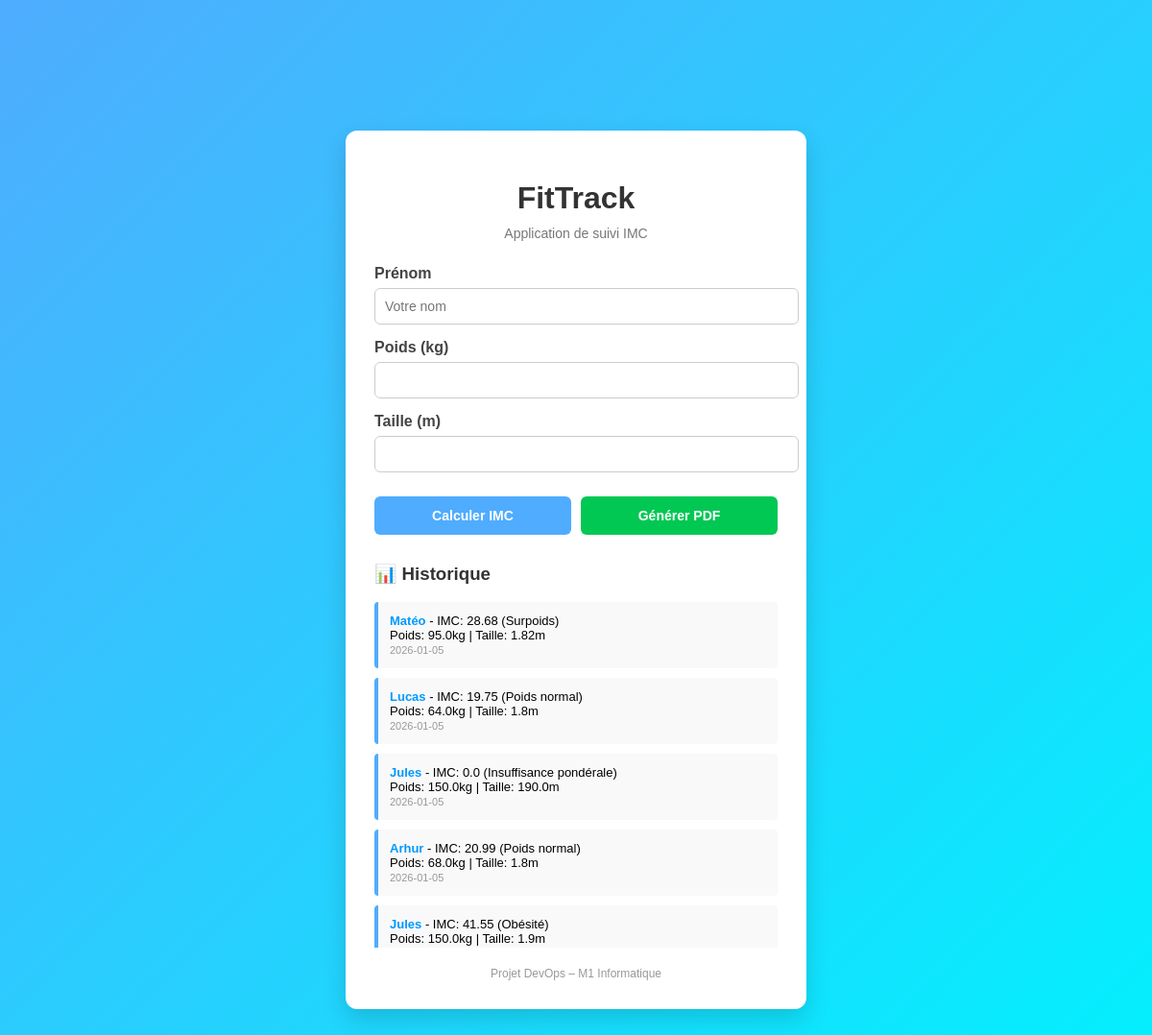
Before: / with the older database file.
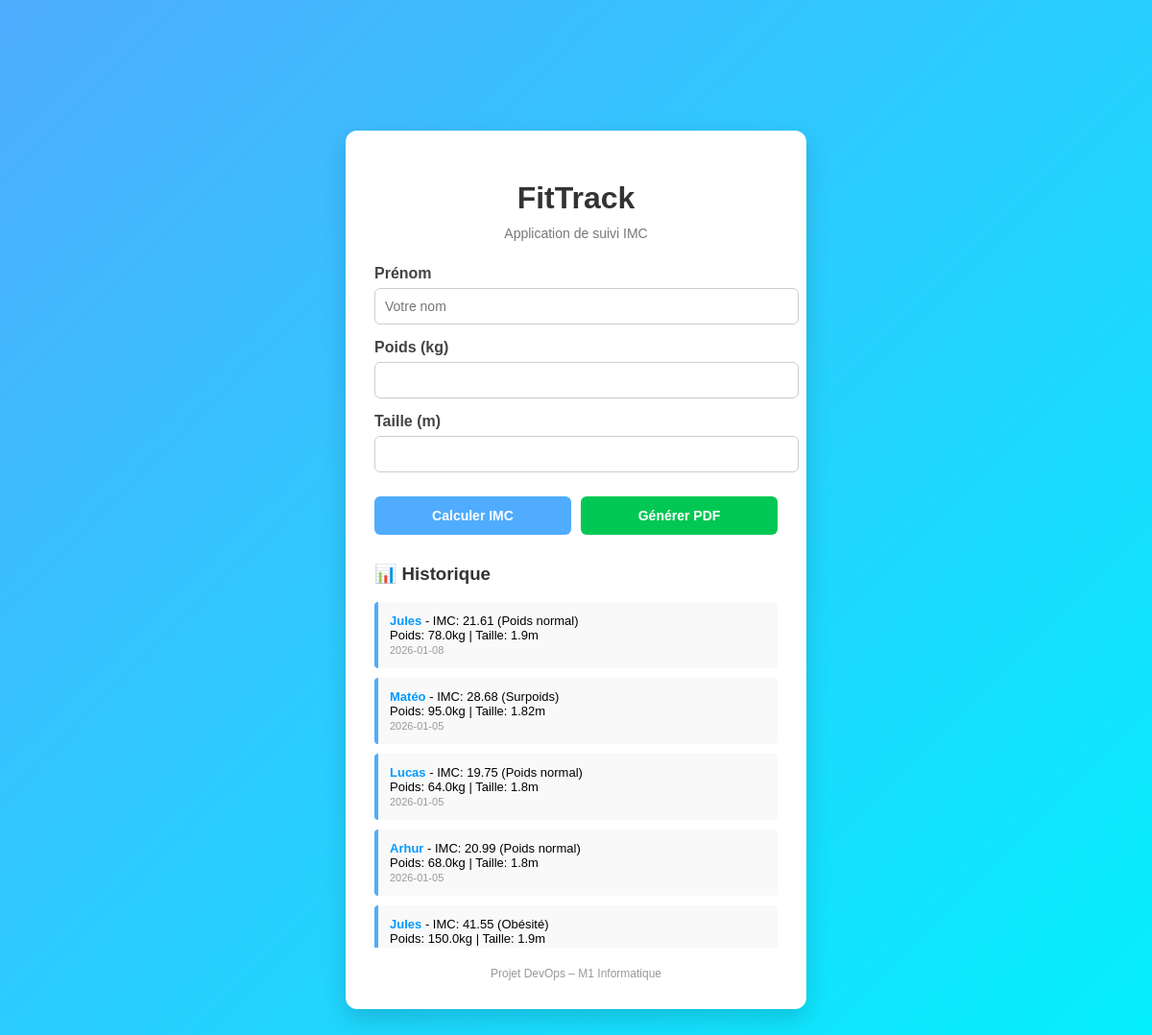
After: the same page with the newer database file.
### tables this page shows
CREATE TABLE weight_logs (
            id INTEGER PRIMARY KEY AUTOINCREMENT,
            nom VARCHAR(100) NOT NULL,
            date DATE NOT NULL,
            poids FLOAT NOT NULL,
            taille FLOAT NOT NULL,
            imc FLOAT NOT NULL,
            categorie_imc VARCHAR(50) NOT NULL
        );

### app/web.py (the view, shortened to what this page needs)
@app.route("/", methods=["GET", "POST"])
def index():
    imc = None
    categorie = None
    entries = get_all_entries()
    return render_template("index.html", imc=imc, categorie=categorie, entries=entries)

### app/database.py (called while the page is built)
def get_connection():
    return sqlite3.connect(str(DB_PATH))

def get_all_entries():
    conn = get_connection()
    cursor = conn.cursor()
    cursor.execute("""
        SELECT id, nom, date, poids, taille, imc, categorie_imc
        FROM weight_logs
        ORDER BY date DESC
    """)
    entries = []
    for row in cursor.fetchall():
        entries.append({
            'id': row[0],
            'nom': row[1],
            'date': row[2],
            'poids': row[3],
            'taille': row[4],
            'imc': row[5],
            'categorie_imc': row[6]
        })
    conn.close()
    return entries

### app/templates/index.html (shortened to what this page needs)
<!DOCTYPE html>
<html lang="fr">
  <head>
  </head>
  <body>
    <div class="card">
      <h1>FitTrack</h1>
      <div class="subtitle">Application de suivi IMC</div>
      <form method="post">
        <label>Prénom</label>
        <input type="text" name="nom" required placeholder="Votre nom" />
        <label>Poids (kg)</label>
        <input type="number" step="0.1" name="poids" required />
        <label>Taille (m)</label>
        <input type="number" step="0.01" name="taille" required />
        <div class="buttons">
          <button class="btn-calc" type="submit">Calculer IMC</button>
          <button class="btn-pdf" type="submit" name="pdf">Générer PDF</button>
        </div>
      </form>
       {% if entries %}
      <div class="history">
        <h3>📊 Historique</h3>
        {% for entry in entries %}
        <div class="entry">
          <strong>{{ entry.nom }}</strong> - IMC: {{ entry.imc }} ({{
          entry.categorie_imc }})<br />
          Poids: {{ entry.poids }}kg | Taille: {{ entry.taille }}m<br />
          <span class="date">{{ entry.date }}</span>
        </div>
        {% endfor %}
      </div>
      {% endif %}
      <div class="footer">Projet DevOps – M1 Informatique</div>
    </div>
  </body>
</html>

Changed rows visible on the page:
changed weight_logs (number 1 of 5 on the later page): imc "0.0" → "21.61"; categorie_imc "Insuffisance pondérale" → "Poids normal"; poids "150.0" → "78.0"; taille "190.0" → "1.9"; date "2026-01-05" → "2026-01-08"; moves up the list
